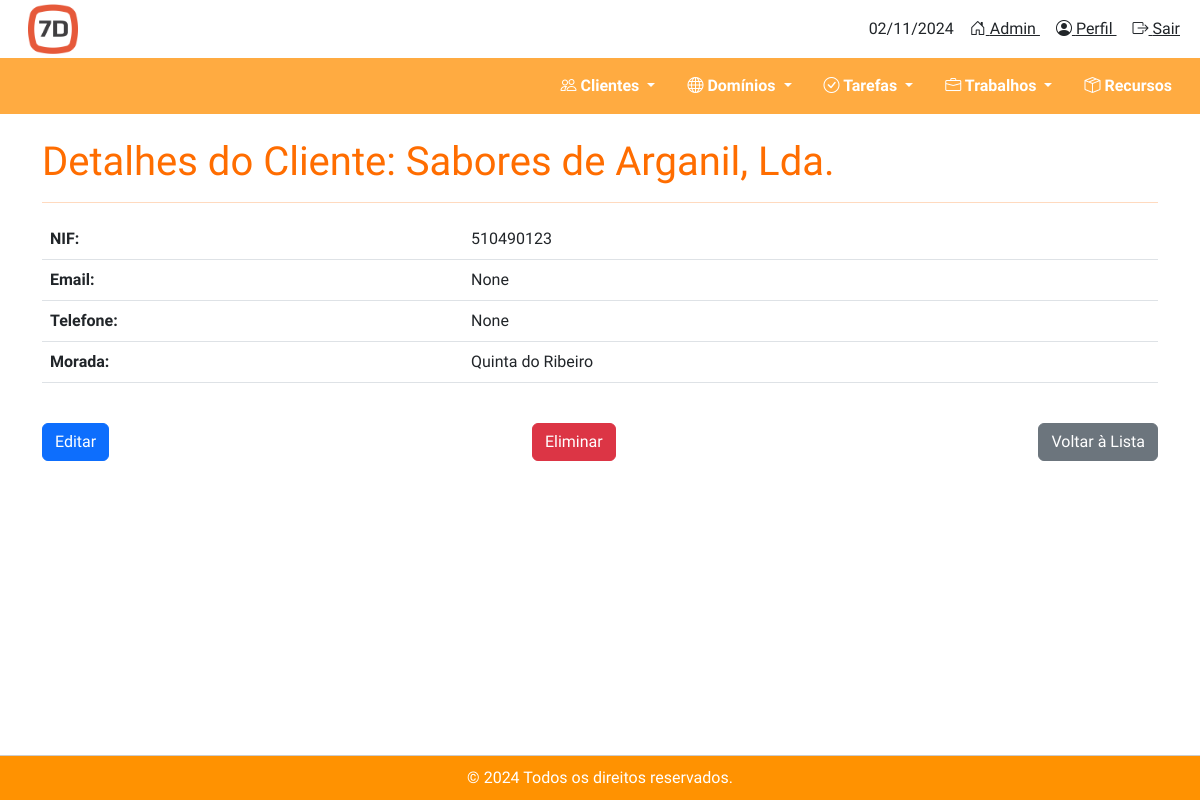
The page /clientes/detalhes/2/ on the database as committed earlier.
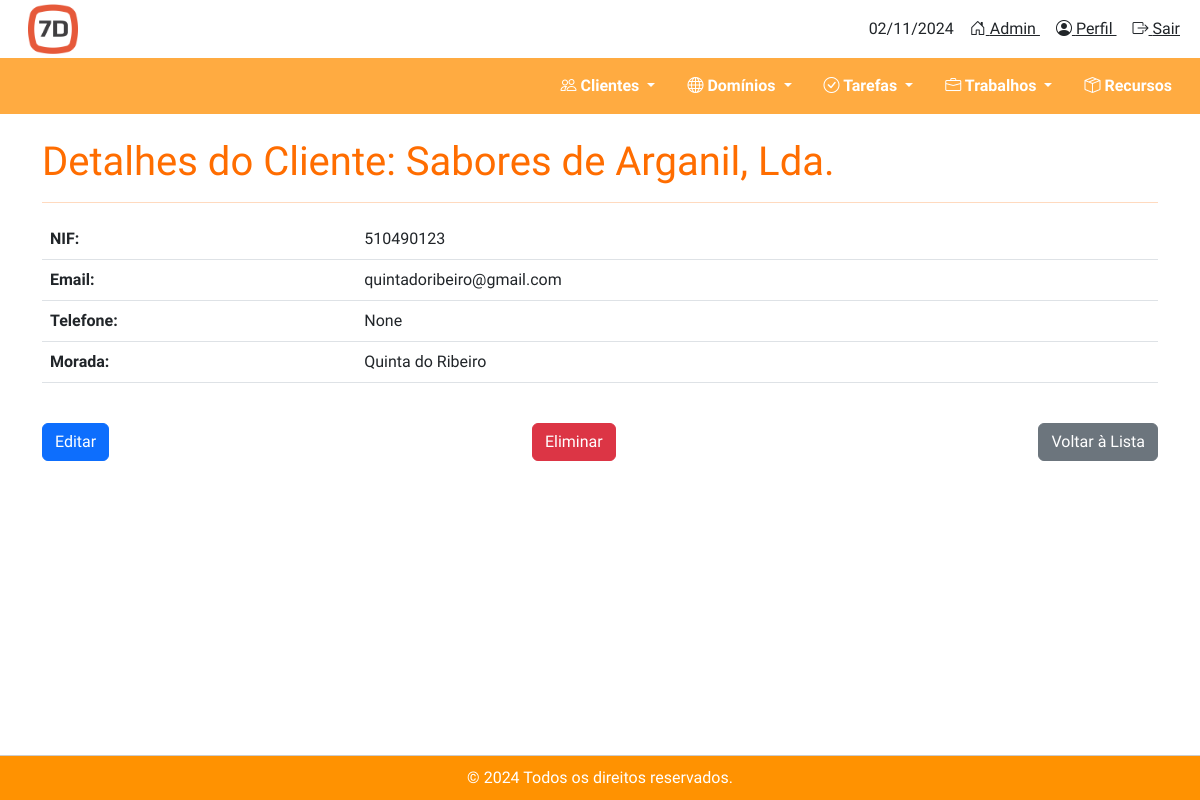
The same page on the database as committed later.
### clientes/models.py (models this page shows, shortened)
class Cliente(models.Model):
    nome = models.CharField(max_length=255)
    nif = models.CharField(max_length=9, verbose_name='Número de Identificação Fiscal')
    morada = models.CharField(max_length=255, blank=True, null=True)
    codigo_postal = models.CharField(max_length=10, blank=True, null=True)
    localidade = models.CharField(max_length=100, blank=True, null=True)
    telefone = models.CharField(max_length=15, blank=True, null=True)
    email = models.EmailField(blank=True, null=True)
    website = models.URLField(blank=True, null=True)
    cliente_desde = models.DateField(blank=True, null=True)

### clientes/views.py (the view)
# urls.py: path('detalhes/<int:cliente_id>/', detalhes_cliente, name='detalhes_cliente'),  # URL para detalhes do cliente
def detalhes_cliente(request, cliente_id):
    cliente = get_object_or_404(Cliente, pk=cliente_id)  # Obtém o cliente ou retorna 404 se não encontrado
    return render(request, 'clientes/detalhes_cliente.html', {'cliente': cliente})

### clientes/templates/clientes/detalhes_cliente.html (shortened to what this page needs)
{% extends 'base.html' %}
{% load static %}
{% block content %}
<h1 class="mt-4" style="color: #ff6d00;">Detalhes do Cliente: {{ cliente.nome }}</h1>
<hr style="border-color: #ff6d00;">
<div class="table-responsive">
    <table class="table">
        <tbody>
            <tr>
                <td><strong>NIF:</strong></td>
                <td>{{ cliente.nif }}</td>
            </tr>
            <tr>
                <td><strong>Email:</strong></td>
                <td>{{ cliente.email }}</td>
            </tr>
            <tr>
                <td><strong>Telefone:</strong></td>
                <td>{{ cliente.telefone }}</td>
            </tr>
            <tr>
                <td><strong>Morada:</strong></td>
                <td>{{ cliente.morada }}</td>
            </tr>
        </tbody>
    </table>
</div>
<div class="d-flex justify-content-between mt-4">
    <a href="{% url 'editar_cliente' cliente.id %}" class="btn btn-primary">Editar</a>
    <a href="{% url 'apagar_cliente' cliente.id %}" class="btn btn-danger">Eliminar</a>
    <a href="{% url 'listar_clientes' %}" class="btn btn-secondary">Voltar à Lista</a>
</div>
{% endblock %}

Rows that differ between the two databases and show on the page:
changed Cliente "Sabores de Arganil, Lda.": email "None" → "quintadoribeiro@gmail.com"
